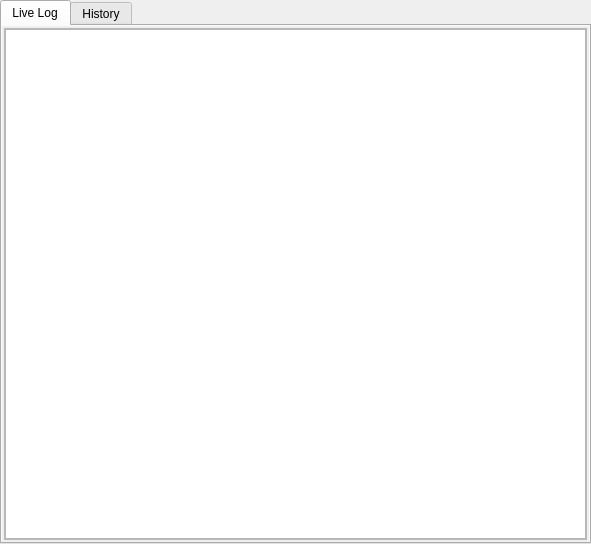
<?xml version="1.0" encoding="UTF-8"?>
<ui version="4.0">
 <class>AlarmLogWidget</class>
 <widget class="QWidget" name="AlarmLogWidget">
  <property name="geometry">
   <rect>
    <x>0</x>
    <y>0</y>
    <width>591</width>
    <height>544</height>
   </rect>
  </property>
  <property name="windowTitle">
   <string>Form</string>
  </property>
  <layout class="QVBoxLayout" name="verticalLayout">
   <property name="spacing">
    <number>0</number>
   </property>
   <property name="leftMargin">
    <number>0</number>
   </property>
   <property name="topMargin">
    <number>0</number>
   </property>
   <property name="rightMargin">
    <number>0</number>
   </property>
   <property name="bottomMargin">
    <number>0</number>
   </property>
   <item>
    <widget class="QTabWidget" name="tabWidget">
     <property name="currentIndex">
      <number>0</number>
     </property>
     <widget class="QWidget" name="tabLiveLog">
      <property name="autoFillBackground">
       <bool>true</bool>
      </property>
      <attribute name="title">
       <string>Live Log</string>
      </attribute>
      <layout class="QVBoxLayout" name="verticalLayout_2">
       <property name="spacing">
        <number>2</number>
       </property>
       <property name="leftMargin">
        <number>2</number>
       </property>
       <property name="topMargin">
        <number>2</number>
       </property>
       <property name="rightMargin">
        <number>2</number>
       </property>
       <property name="bottomMargin">
        <number>2</number>
       </property>
       <item>
        <widget class="QScrollArea" name="scrollArea">
         <property name="widgetResizable">
          <bool>true</bool>
         </property>
         <widget class="QWidget" name="scrollAreaWidgetContents">
          <property name="geometry">
           <rect>
            <x>0</x>
            <y>0</y>
            <width>579</width>
            <height>510</height>
           </rect>
          </property>
          <layout class="QVBoxLayout" name="verticalLayout_3">
           <property name="spacing">
            <number>0</number>
           </property>
           <property name="leftMargin">
            <number>0</number>
           </property>
           <property name="topMargin">
            <number>0</number>
           </property>
           <property name="rightMargin">
            <number>0</number>
           </property>
           <property name="bottomMargin">
            <number>0</number>
           </property>
           <item>
            <widget class="QTableView" name="tableViewLiveLog"/>
           </item>
          </layout>
         </widget>
        </widget>
       </item>
      </layout>
     </widget>
     <widget class="QWidget" name="tabHistoryLog">
      <property name="autoFillBackground">
       <bool>true</bool>
      </property>
      <attribute name="title">
       <string>History</string>
      </attribute>
      <layout class="QVBoxLayout" name="verticalLayout_6" stretch="3,8,1">
       <property name="spacing">
        <number>2</number>
       </property>
       <property name="leftMargin">
        <number>2</number>
       </property>
       <property name="topMargin">
        <number>2</number>
       </property>
       <property name="rightMargin">
        <number>2</number>
       </property>
       <property name="bottomMargin">
        <number>2</number>
       </property>
       <item>
        <widget class="QWidget" name="widget_6" native="true">
         <layout class="QVBoxLayout" name="verticalLayout_4">
          <property name="spacing">
           <number>2</number>
          </property>
          <property name="leftMargin">
           <number>1</number>
          </property>
          <property name="topMargin">
           <number>1</number>
          </property>
          <property name="rightMargin">
           <number>1</number>
          </property>
          <property name="bottomMargin">
           <number>1</number>
          </property>
          <item>
           <widget class="QCheckBox" name="checkBoxAll">
            <property name="text">
             <string>All</string>
            </property>
           </widget>
          </item>
          <item>
           <widget class="QWidget" name="widget_2" native="true">
            <layout class="QHBoxLayout" name="horizontalLayout_2">
             <property name="spacing">
              <number>2</number>
             </property>
             <property name="leftMargin">
              <number>2</number>
             </property>
             <property name="topMargin">
              <number>2</number>
             </property>
             <property name="rightMargin">
              <number>2</number>
             </property>
             <property name="bottomMargin">
              <number>2</number>
             </property>
             <item>
              <widget class="QCheckBox" name="checkBoxQRCode">
               <property name="minimumSize">
                <size>
                 <width>120</width>
                 <height>0</height>
                </size>
               </property>
               <property name="maximumSize">
                <size>
                 <width>120</width>
                 <height>16777215</height>
                </size>
               </property>
               <property name="text">
                <string>QRCode：</string>
               </property>
              </widget>
             </item>
             <item>
              <widget class="QSpinBox" name="spinBoxQRCode">
               <property name="maximumSize">
                <size>
                 <width>400</width>
                 <height>16777215</height>
                </size>
               </property>
               <property name="alignment">
                <set>Qt::AlignCenter</set>
               </property>
               <property name="displayIntegerBase">
                <number>10</number>
               </property>
              </widget>
             </item>
             <item>
              <spacer name="horizontalSpacer_4">
               <property name="orientation">
                <enum>Qt::Horizontal</enum>
               </property>
               <property name="sizeHint" stdset="0">
                <size>
                 <width>40</width>
                 <height>20</height>
                </size>
               </property>
              </spacer>
             </item>
            </layout>
           </widget>
          </item>
          <item>
           <widget class="QWidget" name="widget" native="true">
            <layout class="QHBoxLayout" name="horizontalLayout">
             <property name="spacing">
              <number>2</number>
             </property>
             <property name="leftMargin">
              <number>2</number>
             </property>
             <property name="topMargin">
              <number>2</number>
             </property>
             <property name="rightMargin">
              <number>2</number>
             </property>
             <property name="bottomMargin">
              <number>2</number>
             </property>
             <item>
              <widget class="QCheckBox" name="checkBoxAlarmLevel">
               <property name="minimumSize">
                <size>
                 <width>120</width>
                 <height>0</height>
                </size>
               </property>
               <property name="maximumSize">
                <size>
                 <width>120</width>
                 <height>16777215</height>
                </size>
               </property>
               <property name="text">
                <string>Alarm Level：</string>
               </property>
              </widget>
             </item>
             <item>
              <widget class="QComboBox" name="comboBoxAlarmLevel">
               <property name="maximumSize">
                <size>
                 <width>400</width>
                 <height>16777215</height>
                </size>
               </property>
              </widget>
             </item>
             <item>
              <spacer name="horizontalSpacer_5">
               <property name="orientation">
                <enum>Qt::Horizontal</enum>
               </property>
               <property name="sizeHint" stdset="0">
                <size>
                 <width>40</width>
                 <height>20</height>
                </size>
               </property>
              </spacer>
             </item>
            </layout>
           </widget>
          </item>
          <item>
           <widget class="QWidget" name="widget_3" native="true">
            <layout class="QHBoxLayout" name="horizontalLayout_3">
             <property name="spacing">
              <number>2</number>
             </property>
             <property name="leftMargin">
              <number>2</number>
             </property>
             <property name="topMargin">
              <number>2</number>
             </property>
             <property name="rightMargin">
              <number>2</number>
             </property>
             <property name="bottomMargin">
              <number>2</number>
             </property>
             <item>
              <widget class="QCheckBox" name="checkBoxAlarmType">
               <property name="minimumSize">
                <size>
                 <width>120</width>
                 <height>0</height>
                </size>
               </property>
               <property name="maximumSize">
                <size>
                 <width>120</width>
                 <height>16777215</height>
                </size>
               </property>
               <property name="text">
                <string>Alarm Type：</string>
               </property>
              </widget>
             </item>
             <item>
              <widget class="QComboBox" name="comboBoxAlarmType">
               <property name="maximumSize">
                <size>
                 <width>400</width>
                 <height>16777215</height>
                </size>
               </property>
               <property name="autoFillBackground">
                <bool>true</bool>
               </property>
              </widget>
             </item>
             <item>
              <spacer name="horizontalSpacer_6">
               <property name="orientation">
                <enum>Qt::Horizontal</enum>
               </property>
               <property name="sizeHint" stdset="0">
                <size>
                 <width>40</width>
                 <height>20</height>
                </size>
               </property>
              </spacer>
             </item>
            </layout>
           </widget>
          </item>
          <item>
           <widget class="QWidget" name="widget_4" native="true">
            <layout class="QHBoxLayout" name="horizontalLayout_4">
             <property name="spacing">
              <number>2</number>
             </property>
             <property name="leftMargin">
              <number>2</number>
             </property>
             <property name="topMargin">
              <number>2</number>
             </property>
             <property name="rightMargin">
              <number>2</number>
             </property>
             <property name="bottomMargin">
              <number>2</number>
             </property>
             <item>
              <widget class="QCheckBox" name="checkBoxIsResolved">
               <property name="minimumSize">
                <size>
                 <width>120</width>
                 <height>0</height>
                </size>
               </property>
               <property name="maximumSize">
                <size>
                 <width>120</width>
                 <height>16777215</height>
                </size>
               </property>
               <property name="text">
                <string>Is Resolved</string>
               </property>
              </widget>
             </item>
             <item>
              <widget class="QComboBox" name="comboBoxIsResolved">
               <property name="maximumSize">
                <size>
                 <width>400</width>
                 <height>16777215</height>
                </size>
               </property>
              </widget>
             </item>
             <item>
              <spacer name="horizontalSpacer_7">
               <property name="orientation">
                <enum>Qt::Horizontal</enum>
               </property>
               <property name="sizeHint" stdset="0">
                <size>
                 <width>40</width>
                 <height>20</height>
                </size>
               </property>
              </spacer>
             </item>
            </layout>
           </widget>
          </item>
          <item>
           <widget class="QWidget" name="widget_5" native="true">
            <layout class="QHBoxLayout" name="horizontalLayout_5">
             <property name="spacing">
              <number>6</number>
             </property>
             <property name="leftMargin">
              <number>2</number>
             </property>
             <property name="topMargin">
              <number>2</number>
             </property>
             <property name="rightMargin">
              <number>2</number>
             </property>
             <property name="bottomMargin">
              <number>2</number>
             </property>
             <item>
              <widget class="QCheckBox" name="checkBoxStartTime">
               <property name="minimumSize">
                <size>
                 <width>120</width>
                 <height>0</height>
                </size>
               </property>
               <property name="maximumSize">
                <size>
                 <width>120</width>
                 <height>16777215</height>
                </size>
               </property>
               <property name="text">
                <string>Start Time：</string>
               </property>
              </widget>
             </item>
             <item>
              <widget class="QLineEdit" name="lineEditStartTime">
               <property name="maximumSize">
                <size>
                 <width>400</width>
                 <height>16777215</height>
                </size>
               </property>
              </widget>
             </item>
             <item>
              <widget class="QLabel" name="label1">
               <property name="text">
                <string>To</string>
               </property>
              </widget>
             </item>
             <item>
              <widget class="QLineEdit" name="lineEditEndTime">
               <property name="maximumSize">
                <size>
                 <width>400</width>
                 <height>16777215</height>
                </size>
               </property>
              </widget>
             </item>
             <item>
              <widget class="QPushButton" name="pushButtonSetStartTime">
               <property name="minimumSize">
                <size>
                 <width>50</width>
                 <height>0</height>
                </size>
               </property>
               <property name="text">
                <string>Set</string>
               </property>
              </widget>
             </item>
             <item>
              <spacer name="horizontalSpacer_2">
               <property name="orientation">
                <enum>Qt::Horizontal</enum>
               </property>
               <property name="sizeHint" stdset="0">
                <size>
                 <width>40</width>
                 <height>20</height>
                </size>
               </property>
              </spacer>
             </item>
            </layout>
           </widget>
          </item>
          <item>
           <widget class="QWidget" name="widget_8" native="true">
            <layout class="QHBoxLayout" name="horizontalLayout_7">
             <property name="spacing">
              <number>6</number>
             </property>
             <property name="leftMargin">
              <number>2</number>
             </property>
             <property name="topMargin">
              <number>2</number>
             </property>
             <property name="rightMargin">
              <number>2</number>
             </property>
             <property name="bottomMargin">
              <number>2</number>
             </property>
             <item>
              <widget class="QCheckBox" name="checkBoxResolvedTime">
               <property name="minimumSize">
                <size>
                 <width>120</width>
                 <height>0</height>
                </size>
               </property>
               <property name="maximumSize">
                <size>
                 <width>120</width>
                 <height>16777215</height>
                </size>
               </property>
               <property name="text">
                <string>Resolved Time：</string>
               </property>
              </widget>
             </item>
             <item>
              <widget class="QLineEdit" name="lineEditResolvedTime">
               <property name="maximumSize">
                <size>
                 <width>400</width>
                 <height>16777215</height>
                </size>
               </property>
              </widget>
             </item>
             <item>
              <widget class="QLabel" name="label_2">
               <property name="text">
                <string>To</string>
               </property>
              </widget>
             </item>
             <item>
              <widget class="QLineEdit" name="lineEditResolvedEndTime">
               <property name="maximumSize">
                <size>
                 <width>400</width>
                 <height>16777215</height>
                </size>
               </property>
              </widget>
             </item>
             <item>
              <widget class="QPushButton" name="pushButtonSetResolvedTime">
               <property name="minimumSize">
                <size>
                 <width>50</width>
                 <height>0</height>
                </size>
               </property>
               <property name="text">
                <string>Set</string>
               </property>
              </widget>
             </item>
             <item>
              <spacer name="horizontalSpacer_3">
               <property name="orientation">
                <enum>Qt::Horizontal</enum>
               </property>
               <property name="sizeHint" stdset="0">
                <size>
                 <width>40</width>
                 <height>20</height>
                </size>
               </property>
              </spacer>
             </item>
            </layout>
           </widget>
          </item>
          <item>
           <widget class="QWidget" name="widget_7" native="true">
            <layout class="QHBoxLayout" name="horizontalLayout_6">
             <property name="spacing">
              <number>2</number>
             </property>
             <property name="leftMargin">
              <number>2</number>
             </property>
             <property name="topMargin">
              <number>2</number>
             </property>
             <property name="rightMargin">
              <number>2</number>
             </property>
             <property name="bottomMargin">
              <number>2</number>
             </property>
             <item>
              <widget class="QPushButton" name="pushButtonSearch">
               <property name="minimumSize">
                <size>
                 <width>120</width>
                 <height>0</height>
                </size>
               </property>
               <property name="maximumSize">
                <size>
                 <width>120</width>
                 <height>16777215</height>
                </size>
               </property>
               <property name="text">
                <string>Search</string>
               </property>
              </widget>
             </item>
             <item>
              <spacer name="horizontalSpacer">
               <property name="orientation">
                <enum>Qt::Horizontal</enum>
               </property>
               <property name="sizeHint" stdset="0">
                <size>
                 <width>751</width>
                 <height>20</height>
                </size>
               </property>
              </spacer>
             </item>
            </layout>
           </widget>
          </item>
         </layout>
        </widget>
       </item>
       <item>
        <widget class="QScrollArea" name="scrollArea_2">
         <property name="widgetResizable">
          <bool>true</bool>
         </property>
         <widget class="QWidget" name="scrollAreaWidgetContents_2">
          <property name="geometry">
           <rect>
            <x>0</x>
            <y>0</y>
            <width>579</width>
            <height>251</height>
           </rect>
          </property>
          <layout class="QVBoxLayout" name="verticalLayout_5">
           <property name="spacing">
            <number>0</number>
           </property>
           <property name="leftMargin">
            <number>0</number>
           </property>
           <property name="topMargin">
            <number>0</number>
           </property>
           <property name="rightMargin">
            <number>0</number>
           </property>
           <property name="bottomMargin">
            <number>0</number>
           </property>
           <item>
            <widget class="QTableView" name="tableViewHistoryLog">
             <property name="sizePolicy">
              <sizepolicy hsizetype="Expanding" vsizetype="Expanding">
               <horstretch>0</horstretch>
               <verstretch>0</verstretch>
              </sizepolicy>
             </property>
            </widget>
           </item>
          </layout>
         </widget>
        </widget>
       </item>
       <item>
        <widget class="PaginationWidget" name="widgetPaginate" native="true">
         <property name="minimumSize">
          <size>
           <width>0</width>
           <height>20</height>
          </size>
         </property>
        </widget>
       </item>
      </layout>
     </widget>
    </widget>
   </item>
  </layout>
 </widget>
 <customwidgets>
  <customwidget>
   <class>PaginationWidget</class>
   <extends>QWidget</extends>
   <header>paginationwidget.h</header>
   <container>1</container>
  </customwidget>
 </customwidgets>
 <resources/>
 <connections/>
</ui>
